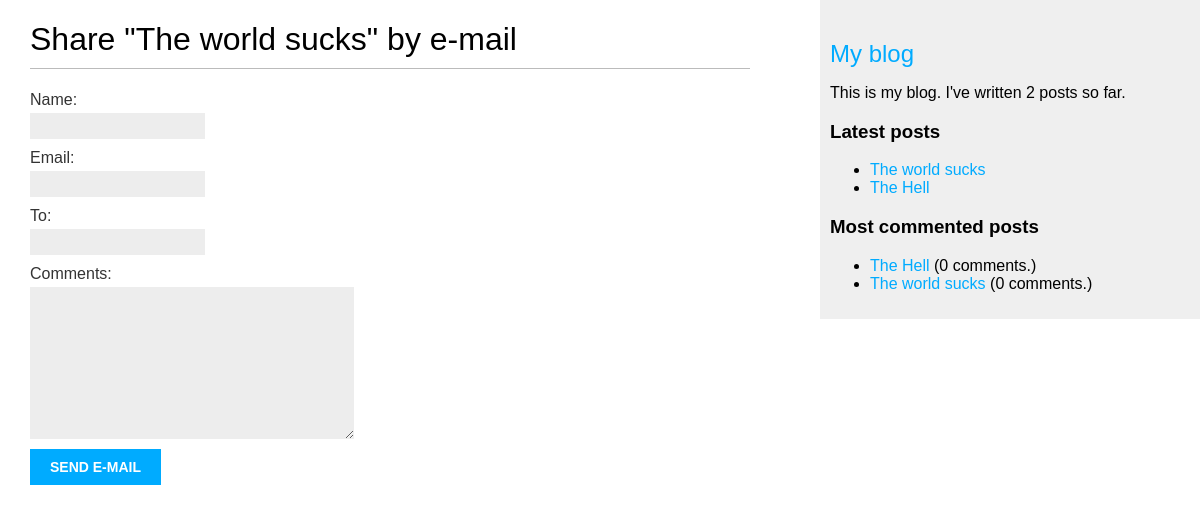
The app's page /3/share/, older data.
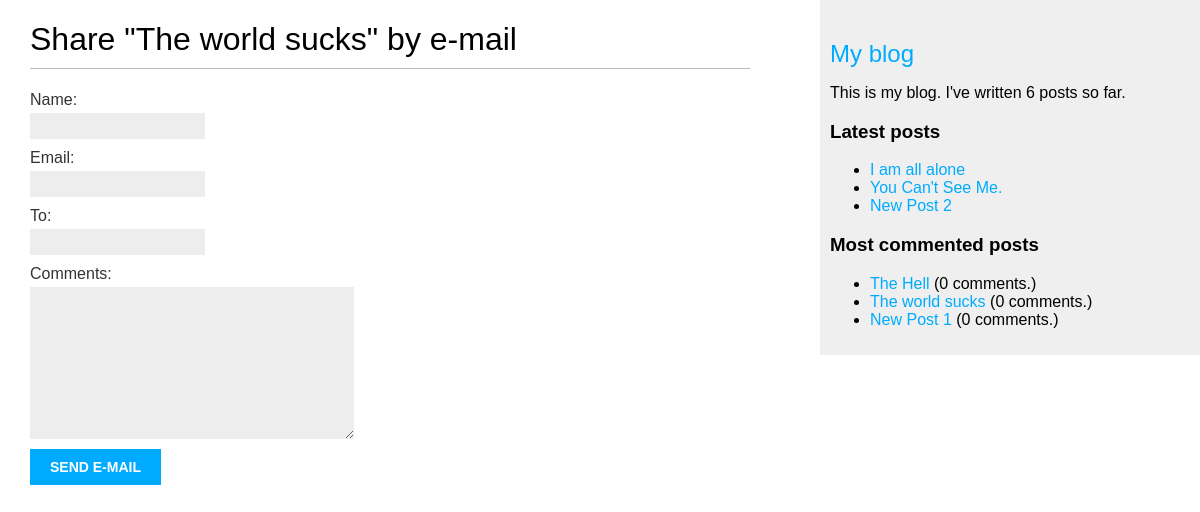
The same page, newer data.
### blog/models.py (models this page shows, shortened)
class Post(models.Model):
  class Status(models.TextChoices):
    DRAFT = 'DF','Draft'
    PUBLISHED = 'PB','Published'
  title = models.CharField(max_length=255)
  slug = models.SlugField(max_length=255,unique_for_date="published")
  body = models.TextField()
  published = models.DateTimeField(default = timezone.now)
  created = models.DateTimeField(auto_now_add=True)
  updated = models.DateTimeField(auto_now = True)
  status = models.CharField(max_length=2,choices=Status.choices, default=Status.DRAFT)
  author = models.ForeignKey(User,on_delete=models.CASCADE,related_name='blog_posts')
  objects = models.Manager()
  published_posts = PublishedManager()
  tags = TaggableManager()
  class Meta:
    ordering = ['-published']
    indexes = [
      models.Index(fields=['-published']),
    ]
  def get_absolute_url(self):
      return reverse("blog:post_detail",args=[self.published.year,
                                              self.published.month,
                                              self.published.day,
                                              self.slug])

### blog/views.py (the view)
# urls.py: path('<int:post_id>/share/',views.post_share,name='post_share'),
def post_share(request,post_id):
  post = get_object_or_404(Post,id=post_id,status=Post.Status.PUBLISHED)
  if request.method=='POST':
    form = EmailPostForm(request.POST)
    if form.is_valid():
      cd = form.cleaned_data
      post_url = request.build_absolute_uri(post.get_absolute_url())
      subject = f"{cd['name']} recommends you read "\
                f"{post.title}"
      message = f"Read {post.title} at {post_url}\n\n"\
                f"{cd['name']}\'s comments:{cd['comments']}"
      send_mail(subject,message,os.environ.get('EMAIL'),[cd['to']])
      sent = True
  else:
    sent=False
    form = EmailPostForm()
  return render(request,'blog/post/share.html',{'post':post,'form':form,'sent':sent})

### blog/forms.py
class EmailPostForm(forms.Form):
  name = forms.CharField(max_length=255)
  email = forms.EmailField()
  to = forms.EmailField()
  comments = forms.CharField(required=False,widget=forms.Textarea)

### blog/models.py (called while the page is built)
  def get_queryset(self) -> QuerySet:
    return super().get_queryset() \
                  .filter(status=Post.Status.PUBLISHED)

### blog/templatetags/blog_tags.py (called while the page is built)
@register.simple_tag
def total_posts():
  return Post.published_posts.count()

@register.inclusion_tag('blog/post/latest_posts.html')
def show_latest_posts(count=5):
  latest_posts = Post.published_posts.order_by('-published')[:count]
  return {'latest_posts':latest_posts}

@register.simple_tag
def get_most_commented_posts(count=3):
  return Post.published_posts.annotate(
    total_comments=Count('comments')
  ).order_by('-total_comments')[:count]

### blog/templates/blog/post/share.html (shortened to what this page needs)
{% extends "blog/base.html" %}
{% block content %}
  {% if sent %}
    <h1>E-mail successfully sent.</h1>
    <p>
      "{{post.title}}" was successfully sent to {{form.cleaned_data.to}}.
    </p>
  {% else %}
    <h1>Share "{{post.title}}" by e-mail</h1>
    <form method='post'>
      {{form.as_p}}
      <input type='submit' value='Send e-mail'>
    </form>
  {% endif %}
{% endblock  %}

### blog/templates/blog/base.html (shortened to what this page needs)
{% load blog_tags %}
{% load static %}
<!DOCTYPE html>
<html>
  <head>
    <link href="{% static 'css/blog.css' %}" rel='stylesheet'>
  </head>
  <body>
    <div id='content'>
      {% block content %}
      {% endblock %}
    </div>
  </body>
  <div id='sidebar'>
    <h2> <a href="{% url "blog:post_list" %}">My blog</a></h2>
    <p> This is my blog.
        I've written {% total_posts %} posts so far.
    </p>
    <h3>Latest posts</h3>
    {% show_latest_posts 3 %}
    <h3>Most commented posts</h3>
    {% get_most_commented_posts as most_commented_posts %}
    <ul>
      {% for post in most_commented_posts %}
        <li>
          <a href="{{post.get_absolute_url}}">{{post.title}}</a> ({{post.comments.count}} comments.)
        </li>
      {% endfor %}
    </ul>
  </div>
</html>

### blog/templates/blog/post/latest_posts.html
<ul>
  {% for post in latest_posts  %}
    <li>
      <a href="{{post.get_absolute_url}}">{{post.title}}</a>
    </li>
  {% endfor %}
</ul>

Row changes from the older to the newer data that the page shows:
no longer on one of the page's lists (row unchanged): Post: title "The world sucks"
no longer on one of the page's lists (row unchanged): Post: title "The Hell"
added Post: title "I am all alone", shown under "Latest posts"
added Post: title "You Can't See Me.", shown under "Latest posts"
added Post: title "New Post 2", shown under "Latest posts"
added Post: title "New Post 1", comments.count "0", shown under "Most commented posts"
Text that changed along with them:
text no longer shown: "2"
text now shown: "6"
